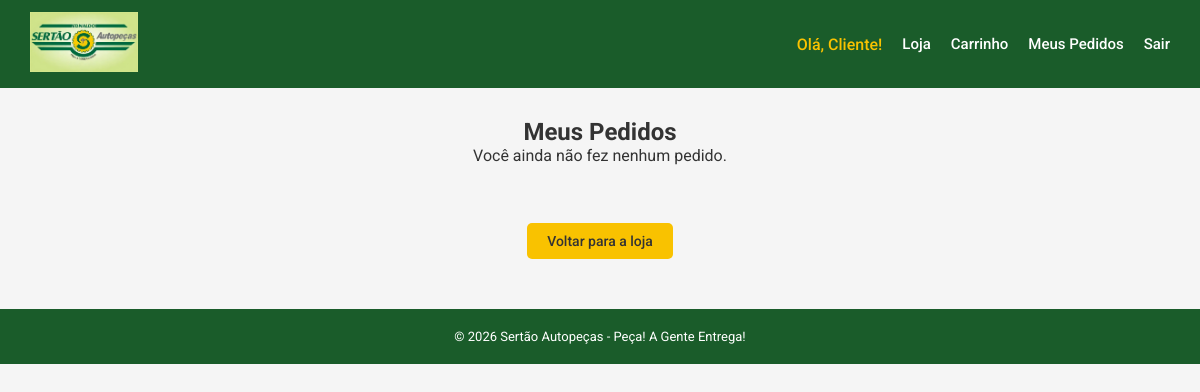
Page /meus-pedidos (signed in) on the earlier database version.
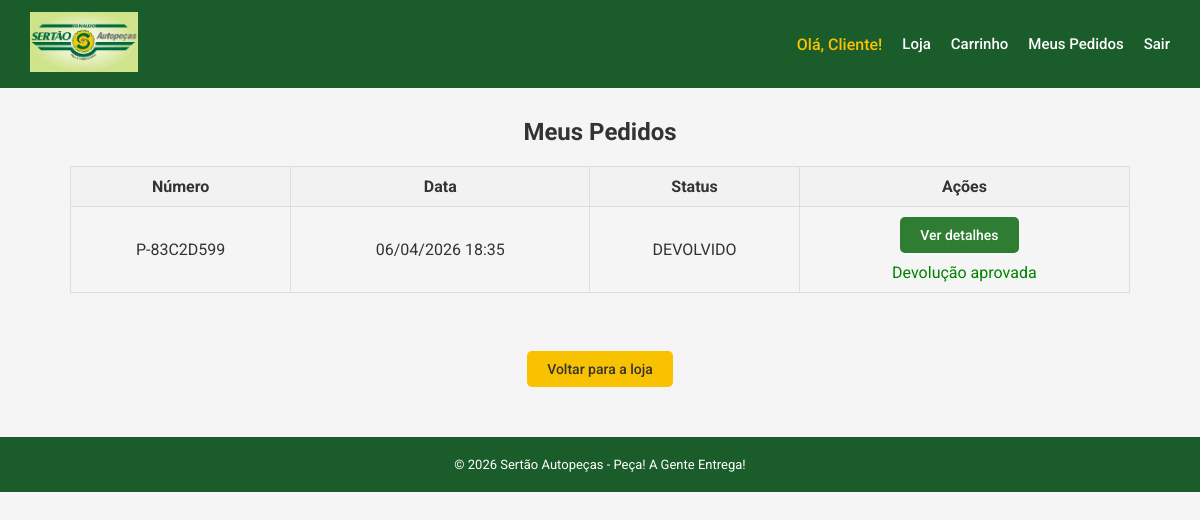
Same page on the later database version.
### app/models.py (models this page shows)
class Pedido(db.Model):
    id = db.Column(db.Integer, primary_key=True)
    numero = db.Column(db.String, nullable=False, unique=True)
    data = db.Column(db.DateTime, default=datetime.now)
    status = db.Column(db.String, nullable=False)
    usuario_id = db.Column(db.Integer, db.ForeignKey('usuario.id'), nullable=False)
    usuario = db.relationship('Usuario', backref='pedidos')
    itens = db.relationship('ItemPedido', backref='pedido')

### app/routes/pedido.py (the view)
@pedido.route('/meus-pedidos', methods=['GET'])
@login_required
def meus_pedidos():
    pedidos = Pedido.query.filter_by(usuario_id=current_user.id).order_by(Pedido.data.desc()).all()
    return render_template('pedido/meus_pedidos.html', pedidos=pedidos)

### app/models.py (called while the page is built)
@login_manager.user_loader
def load_user(user_id):
    return Usuario.query.get(int(user_id))

### app/templates/pedido/meus_pedidos.html (shortened to what this page needs)
{% extends 'base.html' %}
{% block conteudo %}
<h2 style="text-align: center;">Meus Pedidos</h2>
{% if pedidos %}
    <table style="width: 100%; border-collapse: collapse; margin-top: 20px;">
        <thead>
            <tr style="background-color: #f2f2f2;">
                <th style="padding: 10px; border: 1px solid #ddd;">Número</th>
                <th style="padding: 10px; border: 1px solid #ddd;">Data</th>
                <th style="padding: 10px; border: 1px solid #ddd;">Status</th>
                <th style="padding: 10px; border: 1px solid #ddd;">Ações</th>
            </tr>
        </thead>
        <tbody>
            {% for pedido in pedidos %}
            <tr>
                <td style="padding: 10px; border: 1px solid #ddd; text-align: center;">
                    {{ pedido.numero }}
                </td>
                <td style="padding: 10px; border: 1px solid #ddd; text-align: center;">
                    {{ pedido.data.strftime('%d/%m/%Y %H:%M') }}
                </td>
                <td style="padding: 10px; border: 1px solid #ddd; text-align: center;">
                    {{ pedido.status }}
                </td>
                <td style="padding: 10px; border: 1px solid #ddd; text-align: center;">
                    <a href="/meus-pedidos/{{ pedido.numero }}"
                       class="btn btn-secondary"
                       style="margin-right: 10px;">
                        Ver detalhes
                    </a>
                    {% if pedido.devolucoes %}
                        {% set devolucao = pedido.devolucoes[0] %}
                        {% if devolucao.status == 'PENDENTE' %}
                            <p style="color: orange; margin-top: 10px;">
                                Devolução solicitada — aguardando análise
                            </p>
                        {% elif devolucao.status == 'APROVADA' %}
                            <p style="color: green; margin-top: 10px;">
                                Devolução aprovada
                            </p>
                        {% elif devolucao.status == 'RECUSADA' %}
                            <p style="color: red; margin-top: 10px;">
                                Devolução recusada
                            </p>
                        {% endif %}
                    {% else %}
                        <a href="/devolucao/{{ pedido.numero }}"
                           class="btn btn-primary"
                           style="margin-top: 10px;">
                            Solicitar devolução
                        </a>
                    {% endif %}
                </td>
            </tr>
            {% endfor %}
        </tbody>
    </table>
{% else %}
    <p style="text-align: center;">Você ainda não fez nenhum pedido.</p>
{% endif %}
<br><br>
<div style="text-align: center; margin-top: 20px;">
    <a href="/loja" class="btn btn-primary">Voltar para a loja</a>
</div>
{% endblock %}

Differences in the rows shown:
added Pedido: numero "P-83C2D599", data "06/04/2026 18:35", status "DEVOLVIDO"
Other differences:
text no longer shown: "Você ainda não fez nenhum pedido."
text now shown: "Número Data Status Ações"
